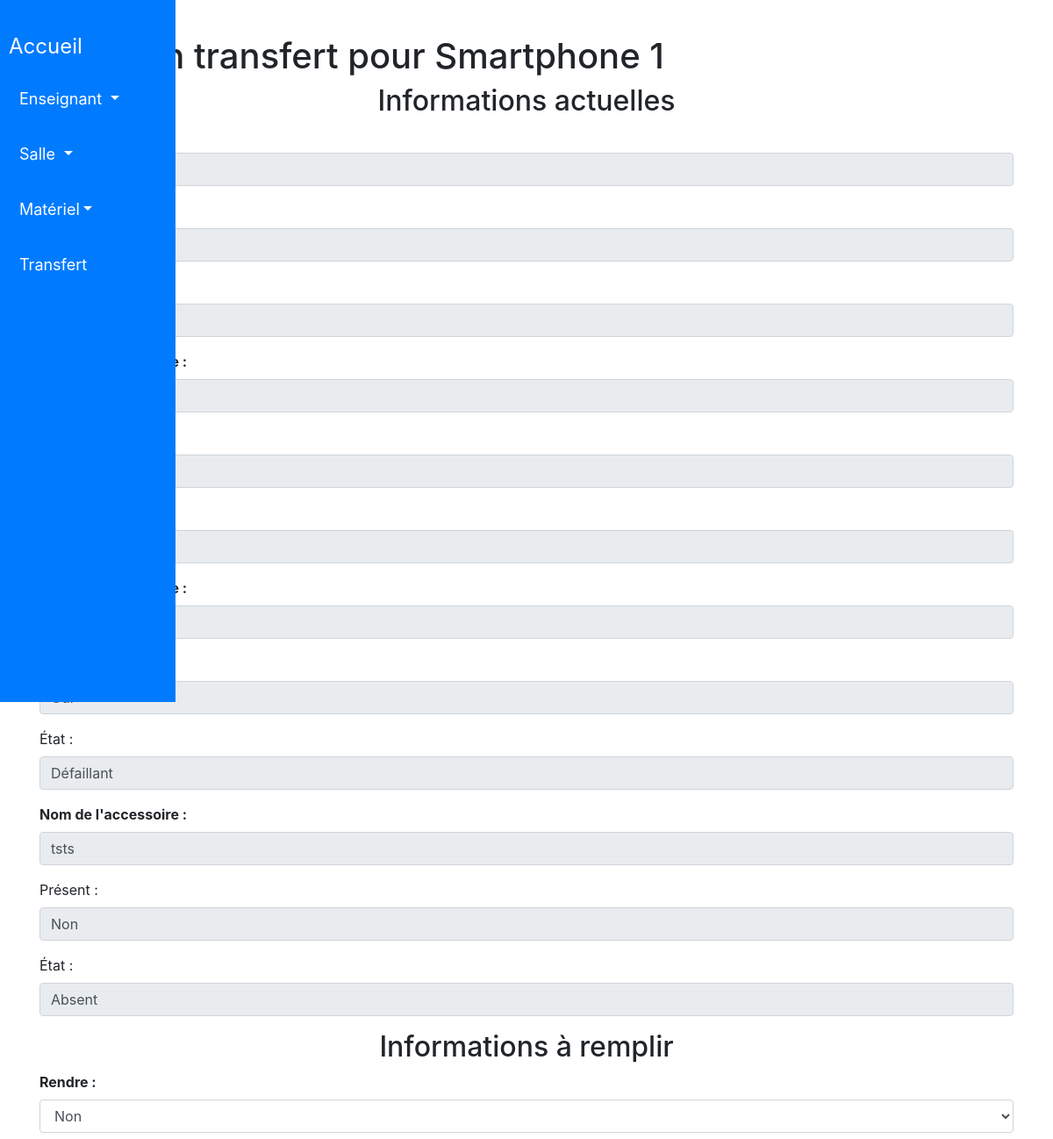
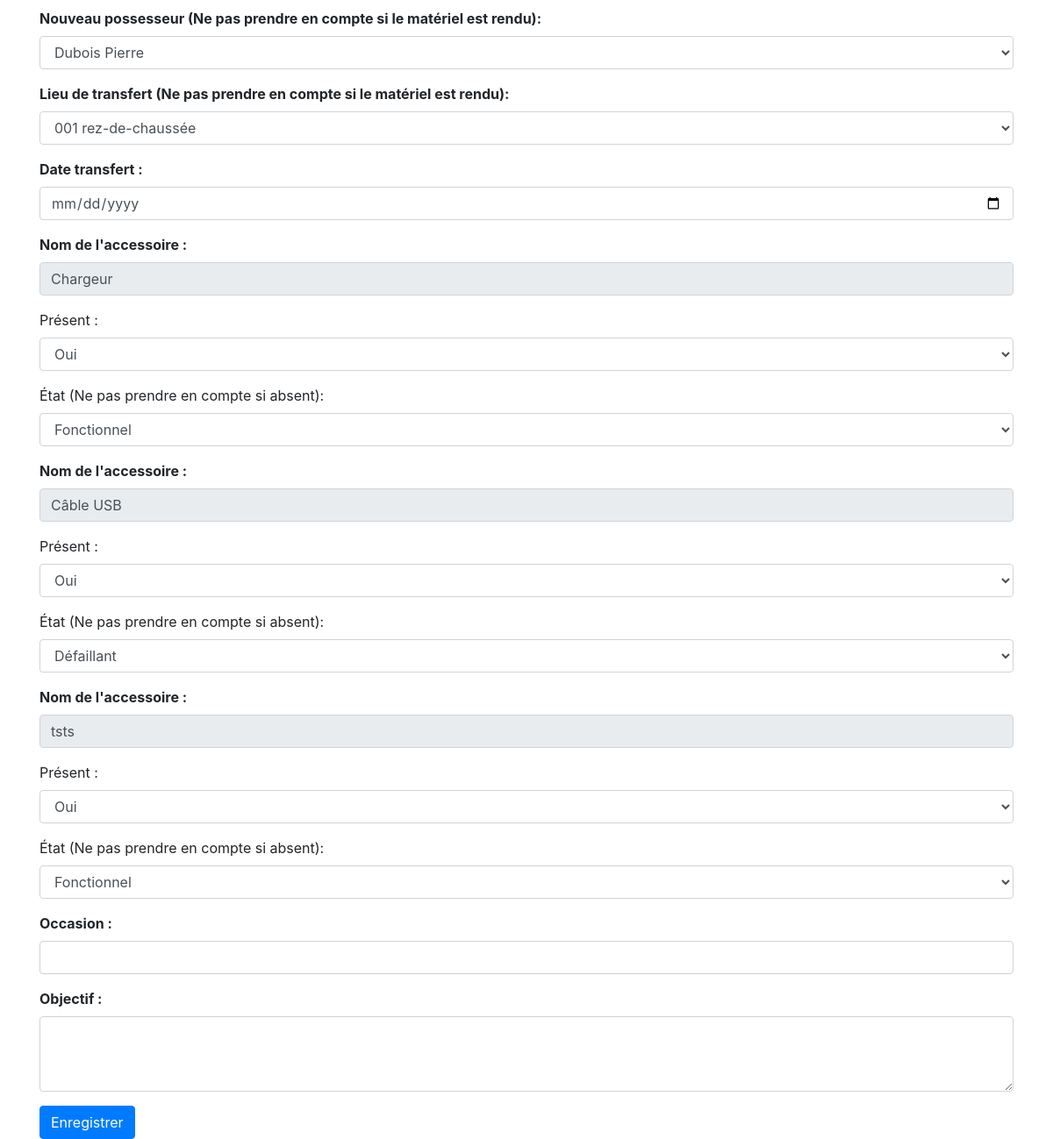
/gestion_materiel/transfert/ajout_transfert/1/, run on an earlier commit of the app's database (2 pictures, top to bottom).
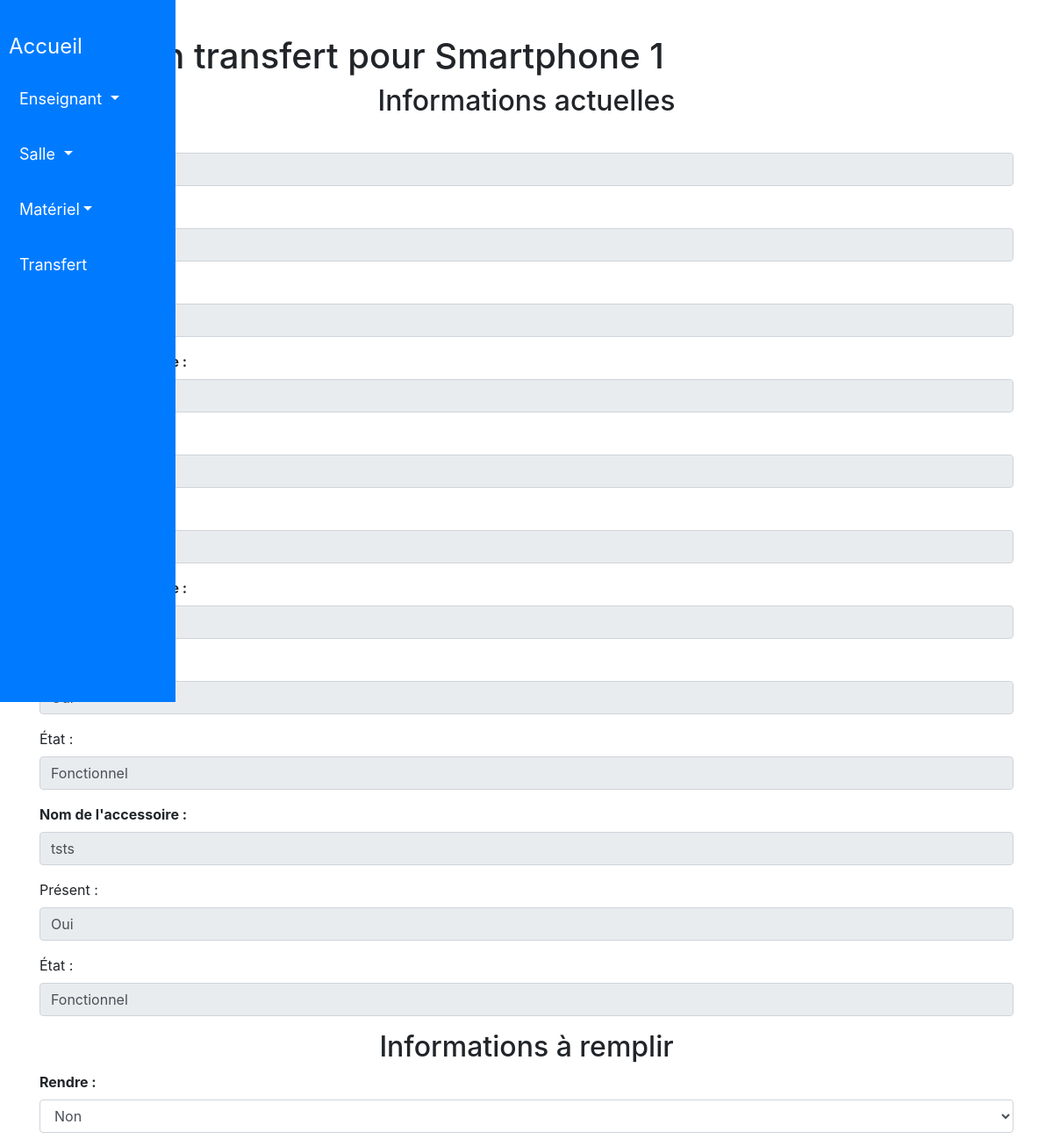
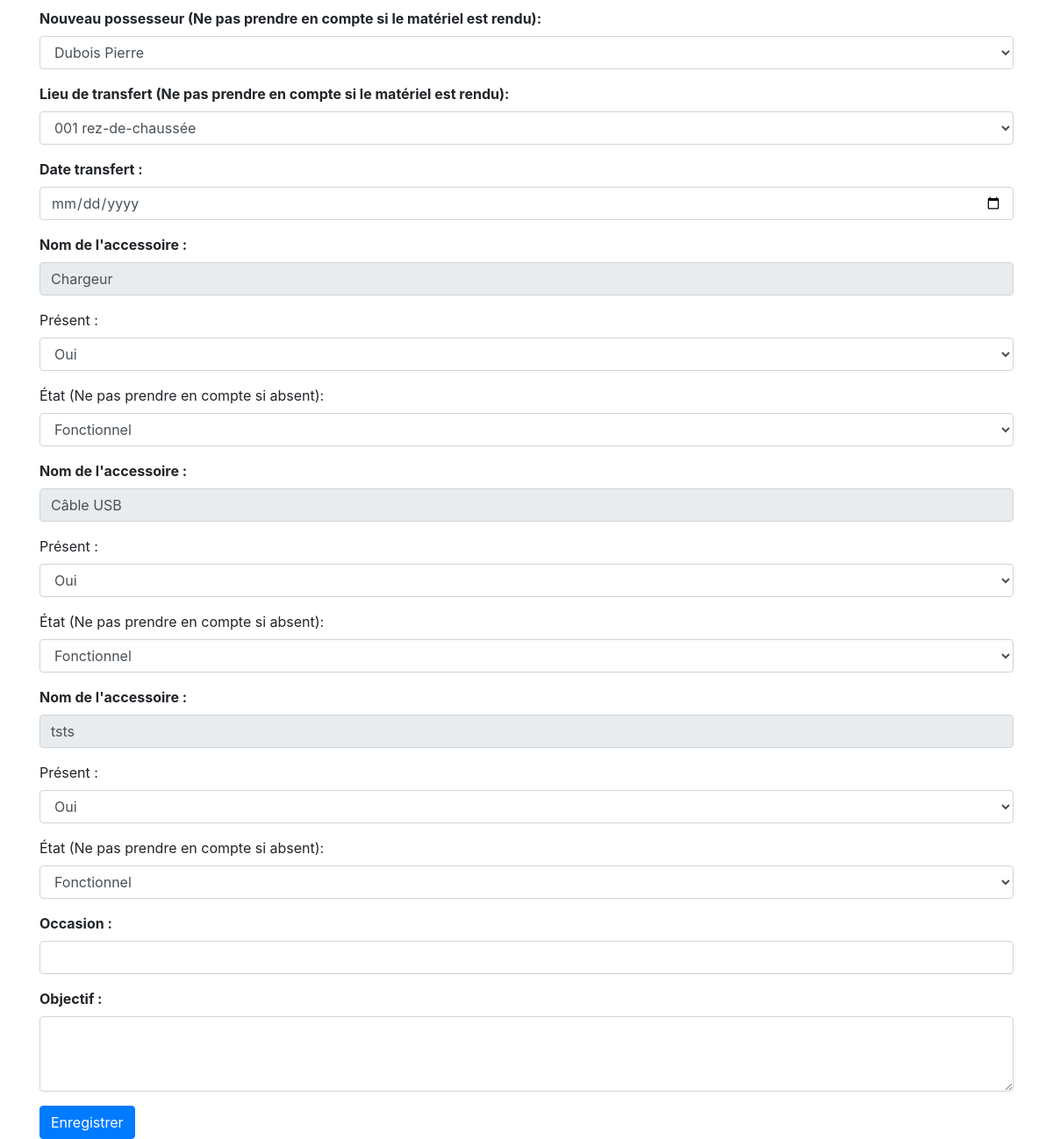
And on a later commit of the database (2 pictures, top to bottom).
### gestion_materiel/models.py (models this page shows, shortened)
class Materiel(models.Model):
    nom = models.CharField(
        max_length=100,
        blank=False,
        null=True,
        default=''
    )
    budget = models.CharField(
        max_length=100,
        blank=False,
        null=True,
        default=''
    )
    proprietaire = models.ForeignKey(
        Enseignant,
        on_delete=models.CASCADE,
        null=True,
        related_name='materiels_possedes'
    )
    lieu = models.ForeignKey(
        Salle,
        on_delete=models.CASCADE,
        null=True
    )
    possesseur = models.ForeignKey(
        Enseignant,
        on_delete=models.CASCADE,
        null=True,
        blank=True,
        related_name='materiels_en_possession'
    )

class Salle(models.Model):
    nom = models.CharField(
        max_length=50,
        blank=False,
        null=True,
        default='aucun'
    )
    etage = models.CharField(
        max_length=50,
        blank=False,
        null=True,
        default='aucun'
    )
    def __str__(self):
        if self.etage.lower() == "rez-de-chaussée":
            return f"{self.nom} ({self.etage})"
        else:
            return f"{self.nom} ({self.etage} Étage)"

class AccessoireMateriel(models.Model):
    material = models.ForeignKey(
        Materiel,
        on_delete=models.CASCADE,
        null=True
    )
    nom = models.CharField(
        max_length=100,
        blank = True
    )
    present = models.BooleanField(
        default=True
    )
    etat = models.CharField(
        max_length=100,
        blank=True,
        null=True
    )

class Enseignant(models.Model):
    nom = models.CharField(
        max_length=50,
        blank=False,
        null=True,
        default='aucun'
    )
    prenom = models.CharField(
        max_length=50,
        blank=False,
        null=True,
        default='aucun'
    )
    def __str__(self):
        return f"{self.nom} {self.prenom}"

### gestion_materiel/views.py (the view)
# urls.py: path('gestion_materiel/transfert/ajout_transfert/<int:materiel_id>/', views.ajout_transfert, name='ajout_transfert'),
def ajout_transfert(request, materiel_id):
    materiel = Materiel.objects.get(id=materiel_id)
    accessoires = materiel.accessoiremateriel_set.all()
    enseignants = Enseignant.objects.all()
    salles = Salle.objects.all()
    if request.method == 'POST':
        form = TransfertForm(request.POST)
        if form.is_valid():
            transfert = form.save(commit=False)
            transfert.material = materiel
            transfert.ancien_possesseur = materiel.possesseur
            salle_id = request.POST.get('lieu_transfer')
            salle = Salle.objects.get(id=salle_id)
            if request.POST.get('rendre') == 'Oui':
                materiel.possesseur = None
                transfert.nouveau_possesseur = None
                materiel.lieu = Salle.objects.get(nom="001", etage="rez-de-chaussée")
            else:
                materiel.possesseur = transfert.nouveau_possesseur
                materiel.lieu = salle
            materiel.save()
            for accessoire in accessoires:
                present_key = 'present_' + str(accessoire.id)
                etat_key = 'etat_' + str(accessoire.id)
                present_value = request.POST.get(present_key)
                if present_value == "Oui":
                    accessoire.present = True
                    accessoire.etat = request.POST.get(etat_key)
                else:
                    accessoire.present = False
                    accessoire.etat = "Absent"
                accessoire.save()
            transfert.save()
            return redirect('afficher_transfert', materiel_id=materiel.id, transfert_id=transfert.id)
    else:
        initial_data = {
            'material': materiel,
            'ancien_possesseur': materiel.possesseur,
        }
        form = TransfertForm(initial=initial_data)
    return render(request, 'gestion_materiel/transfert/ajout_transfert.html', {
        'form': form,
        'materiel': materiel,
        'accessoires': accessoires,
        'enseignants': enseignants,
        'salles': salles,
    })

### gestion_materiel/forms.py
class TransfertForm(forms.ModelForm):
    class Meta:
        model = TransfertMateriel
        fields = ('nouveau_possesseur', 'date_transfert', 'lieu_transfer', 'occasion', 'objectif')
        widgets = {
            'nouveau_possesseur': forms.Select(attrs={'class': 'form-control'}),
            'date_transfert': forms.DateInput(attrs={'class': 'form-control', 'type': 'date'}),
            'lieu_transfer': forms.Select(attrs={'class': 'form-control'}),
            'occasion': forms.TextInput(attrs={'class': 'form-control'}),
            'objectif': forms.Textarea(attrs={'class': 'form-control', 'rows': 3}),
        }
    def __init__(self, *args, **kwargs):
        super().__init__(*args, **kwargs)
        self.fields['nouveau_possesseur'].queryset = Enseignant.objects.all()
        self.fields['lieu_transfer'].queryset = Salle.objects.all()

### templates/gestion_materiel/transfert/ajout_transfert.html (shortened to what the changed rows need)
<!DOCTYPE html>
<html>
<head>
</head>
<body>
    {% include 'gestion_materiel/includes/entete.html' %}
    <div class="container">
        <h1>Créer un transfert pour {{ materiel.nom }}</h1>
        <form method="post">
            <h2 style="text-align: center;">Informations actuelles</h2>
            <div class="form-group">
                <label style="font-weight: bold;">Matériel :</label>
                <input type="text" class="form-control" value="{{ materiel.nom }}" readonly>
            </div>
            <div class="form-group">
                <label style="font-weight: bold;">Possesseur actuel :</label>
                <input type="text" class="form-control" value="{{ materiel.possesseur }}" readonly>
            </div>
            <div class="form-group">
                <label style="font-weight: bold;">Lieu actuel :</label>
                <input type="text" class="form-control" value="{{ materiel.lieu }}" readonly>
            </div>
            {% for accessoire in accessoires %}
                <div class="form-group">
                    <label style="font-weight: bold;">Nom de l'accessoire :</label>
                    <input type="text" class="form-control" value="{{ accessoire.nom }}" readonly>
                </div>
                <div class="form-group">
                    <label>Présent :</label>
                    {% if accessoire.present %}
                        <input type="text" class="form-control" value="Oui" readonly>
                    {% else %}
                        <input type="text" class="form-control" value="Non" readonly>
                    {% endif %}
                </div>
                <div class="form-group">
                    <label>État :</label>
                    <input type="text" class="form-control" value="{{ accessoire.etat }}" readonly>
                </div>
            {% endfor %}
            <h2 style="text-align: center;">Informations à remplir</h2>
            <div class="form-group">
            </div>
           <div class="form-group">
            </div>
            <div class="form-group">
            </div>
            <div class="form-group">
            </div>
            {% for accessoire in accessoires %}
                <div class="form-group">
                    <label style="font-weight: bold;">Nom de l'accessoire :</label>
                    <input type="text" class="form-control" value="{{ accessoire.nom }}" readonly>
                </div>
                <div class="form-group">
                    <label>Présent :</label>
                    <select class="form-control" name="present_{{ accessoire.id }}">
                        <option value="Oui" {% if accessoire.present == "Oui" %}selected{% endif %}>Oui</option>
                    </select>
                </div>
                <div class="form-group">
                    <label>État (Ne pas prendre en compte si absent):</label>
                    <select class="form-control" name="etat_{{ accessoire.id }}">
                        <option value="Fonctionnel" {% if accessoire.etat == "Fonctionnel" %}selected{% endif %}>Fonctionnel</option>
                        <option value="Défaillant" {% if accessoire.etat == "Défaillant" %}selected{% endif %}>Défaillant</option>
                    </select>
                </div>
            {% endfor %}
            <div class="form-group">
            </div>
            <div class="form-group">
            </div>
            <button type="submit" class="btn btn-primary">Enregistrer</button>
        </form>
    </div>
</body>
</html>

What changed in the data, as far as the page shows it:
changed Materiel "Smartphone 1": lieu "101 (1er Étage)" → "105 (1er Étage)"
changed AccessoireMateriel "Câble USB": etat "Défaillant" → "Fonctionnel"; etat+id "Défaillant" → "Fonctionnel"
changed AccessoireMateriel "tsts": etat "Absent" → "Fonctionnel"; value "Non" → "Oui"
